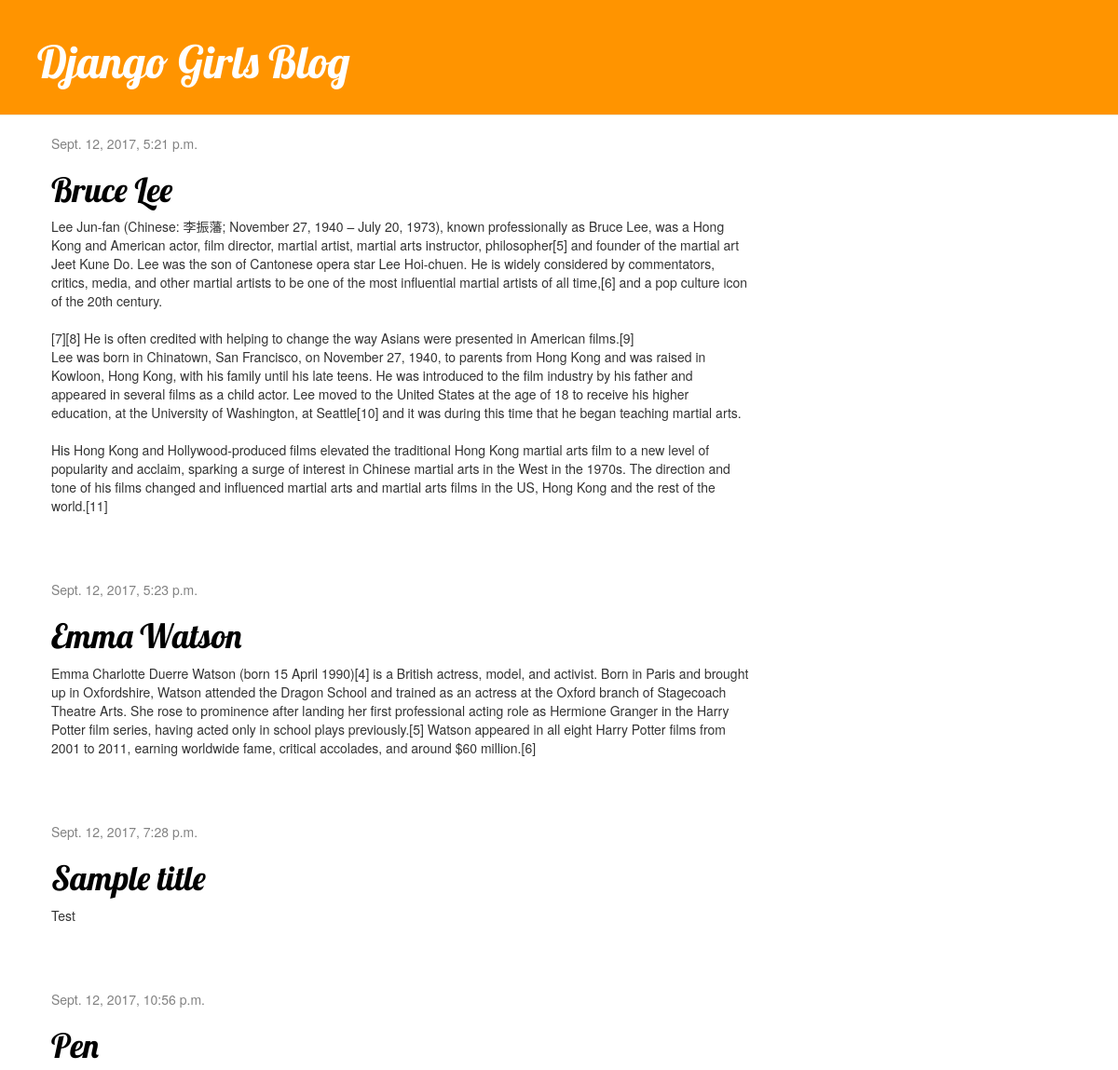
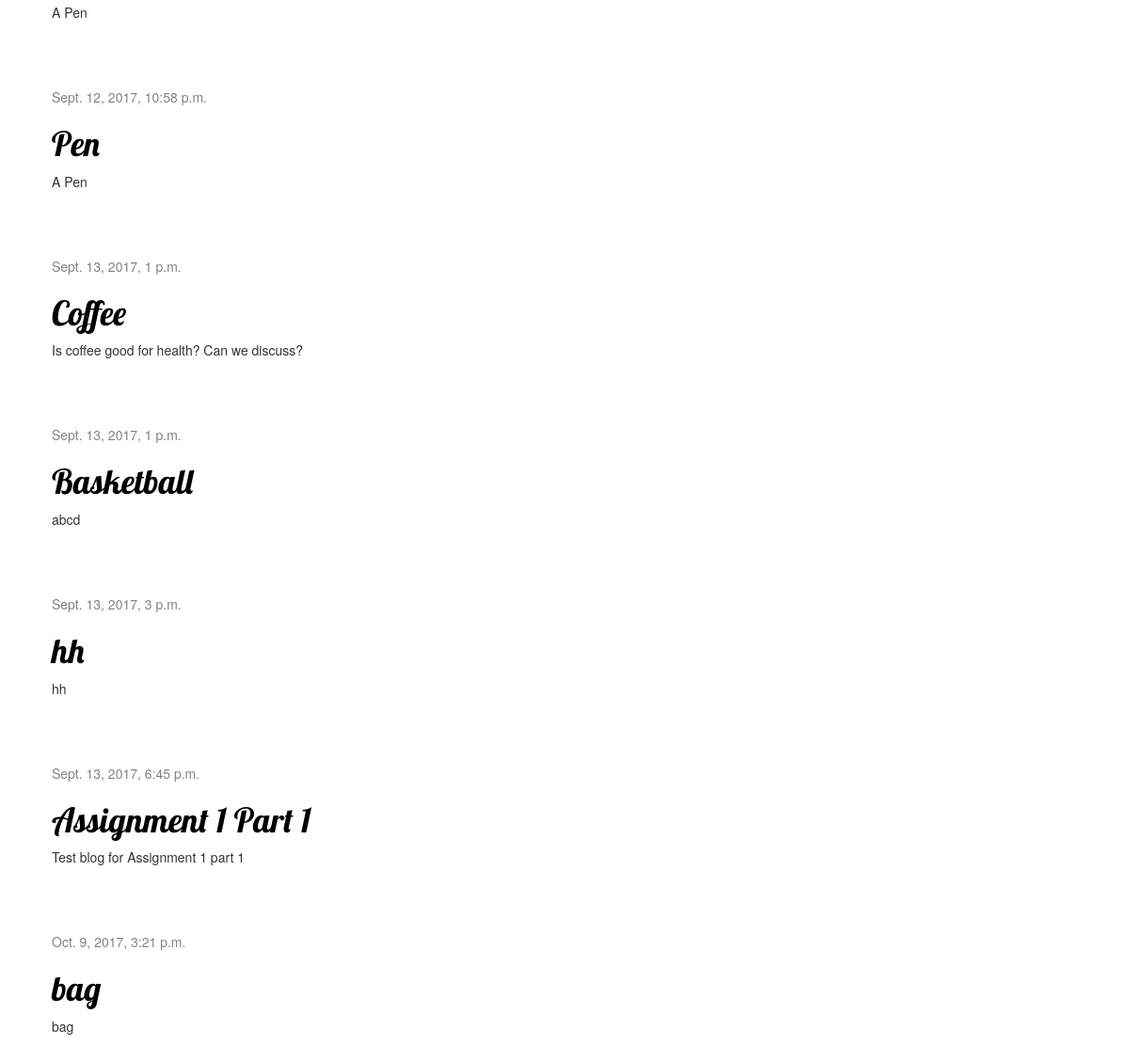
The page / on the database its author committed (2 pictures, top to bottom).
### blog/models.py (models this page shows, shortened)
class Post(models.Model):
    author = models.ForeignKey('auth.User')
    title = models.CharField(max_length=200)
    text = models.TextField()
    created_date = models.DateTimeField(
            default=timezone.now)
    published_date = models.DateTimeField(
            blank=True, null=True)

### blog/views.py (the view)
# urls.py: url(r'^$', views.post_list, name='post_list'),
def post_list(request):
    posts = Post.objects.filter(published_date__lte=timezone.now()).order_by('published_date')
    return render(request, 'blog/post_list.html',{'posts': posts})

### blog/templates/blog/post_list.html
{% extends 'blog/base.html' %}
{% block content %}
    {% for post in posts %}
        <div class="post">
            <div class="date">
                {{ post.published_date }}
            </div>
              <h1><a href="{% url 'post_detail' pk=post.pk %}">{{ post.title }}</a></h1>
            <p>{{ post.text|linebreaksbr }}</p>
        </div>
    {% endfor %}
{% endblock content %}

### blog/templates/blog/base.html (shortened to what this page needs)
{% load staticfiles %}
<html>
    <head>
        <link rel="stylesheet" href="//maxcdn.bootstrapcdn.com/bootstrap/3.2.0/css/bootstrap.min.css">
        <link rel="stylesheet" href="//maxcdn.bootstrapcdn.com/bootstrap/3.2.0/css/bootstrap-theme.min.css">
        <link rel="stylesheet" href="{% static 'css/blog.css' %}">
    </head>
    <body>
        <div class="page-header">
            <h1><a href="/">Django Girls Blog</a></h1>
        </div>
        <div class="content container">
            <div class="row">
                <div class="col-md-8">
                    {% block content %}
                    {% endblock %}
                </div>
            </div>
        </div>
    </body>
</html>

### blog/static/css/blog.css (style rules this page uses)
.page-header { background-color: #ff9400; margin-top: 0; padding: 20px 20px 20px 40px; }
.page-header h1, .page-header h1 a, .page-header h1 a:visited, .page-header h1 a:active { color: #ffffff; font-size: 36pt; text-decoration: none; }
.content { margin-left: 40px; }
h1, h2, h3, h4 { font-family: 'Lobster', cursive; }
.date { color: #828282; }
.post { margin-bottom: 70px; }
.post h1 a, .post h1 a:visited { color: #000000; }

### rows shown on the page
Post: published_date "Sept. 12, 2017, 5:21 p.m.", title "Bruce Lee", text "Lee Jun-fan (Chinese: 李振藩; November 27, 1940 – July 20, 1973), known professionally as Bruce Lee, was a Hong Kong and American actor, film director, martial artist, martial arts instructor, philosopher[5] and founder of the martial art Jeet Kune Do. Lee was the son of Cantonese opera star Lee Hoi-chuen. He is widely considered by commentators, critics, media, and other martial artists to be one of the most influential martial artists of all time,[6] and a pop culture icon of the 20th century. [7][8] He is often credited with helping to change the way Asians were presented in American films.[9] Lee was born in Chinatown, San Francisco, on November 27, 1940, to parents from Hong Kong and was…"
Post: published_date "Sept. 12, 2017, 5:23 p.m.", title "Emma Watson", text "Emma Charlotte Duerre Watson (born 15 April 1990)[4] is a British actress, model, and activist. Born in Paris and brought up in Oxfordshire, Watson attended the Dragon School and trained as an actress at the Oxford branch of Stagecoach Theatre Arts. She rose to prominence after landing her first professional acting role as Hermione Granger in the Harry Potter film series, having acted only in school plays previously.[5] Watson appeared in all eight Harry Potter films from 2001 to 2011, earning worldwide fame, critical accolades, and around $60 million.[6]"
Post: published_date "Sept. 12, 2017, 7:28 p.m.", title "Sample title", text "Test"
Post: published_date "Sept. 12, 2017, 10:56 p.m.", title "Pen", text "A Pen"
Post: published_date "Sept. 12, 2017, 10:58 p.m.", title "Pen", text "A Pen"
Post: published_date "Sept. 13, 2017, 1 p.m.", title "Coffee", text "Is coffee good for health? Can we discuss?"
Post: published_date "Sept. 13, 2017, 1 p.m.", title "Basketball", text "abcd"
Post: published_date "Sept. 13, 2017, 3 p.m.", title "hh", text "hh"
Post: published_date "Sept. 13, 2017, 6:45 p.m.", title "Assignment 1 Part 1", text "Test blog for Assignment 1 part 1"
Post: published_date "Oct. 9, 2017, 3:21 p.m.", title "bag", text "bag"
